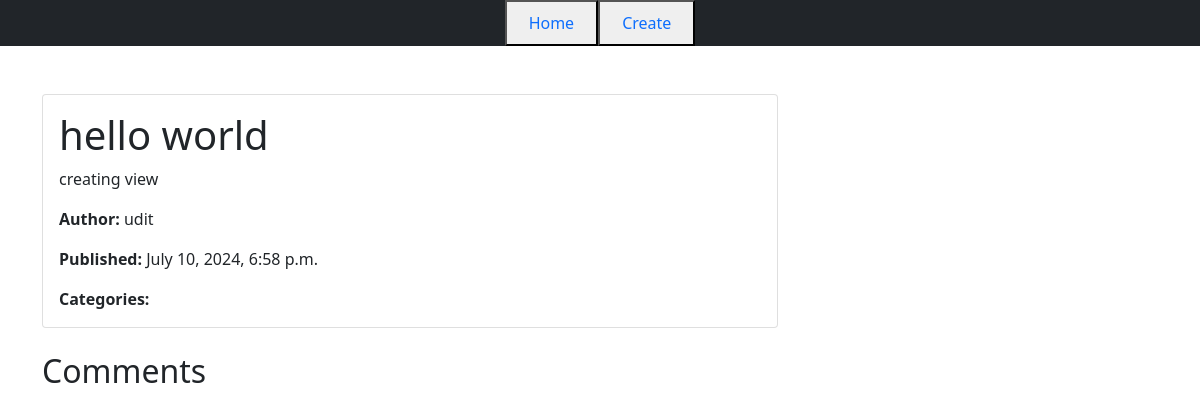
Page /post/7/ (signed in) on the committed database.
### blog_app/models.py (models this page shows, shortened)
class Post(models.Model):
    title = models.CharField(max_length=200)
    content = models.TextField(max_length=1000)
    author = models.ForeignKey(User, on_delete=models.CASCADE)
    categories = models.ManyToManyField(Category, related_name='posts')
    created_at = models.DateTimeField(auto_now_add=True)
    updated_at = models.DateTimeField(auto_now=True)
    image = models.ImageField(upload_to='post_images/', null=True, blank=True)

### blog_app/views.py (the view)
# urls.py: path('post/<int:pk>/', Post_DetailView.as_view(), name='post_detail'),
class Post_DetailView(LoginRequiredMixin, DetailView):
    model = Post
    template_name = "blog_app/detailview.html"

### blog_app/templates/blog_app/detailview.html (shortened to what this page needs)
{% extends 'base.html' %}
{% block content %}
<div class="container mt-5">
    <div class="row">
        <div class="col-md-8">
            <div class="card">
                <div class="card-body">
                    <h1 class="card-title">{{ post.title }}</h1>
                    <p class="card-text">{{ post.content }}</p>
                    <p class="card-text"><strong>Author:</strong> {{ post.author.username }}</p>
                    <p class="card-text"><strong>Published:</strong> {{ post.created_at }}</p>
                    <p class="card-text"><strong>Categories:</strong> {% for category in post.categories.all %}{{ category.name }} {% endfor %}</p>
                </div>
            </div>
            <div class="mt-4">
                <h2>Comments</h2>
            </div>
        </div>
    </div>
</div>
{% endblock content %}

### rows in the picture
Post: title "hello world", content "creating view", author.username "udit", created_at "July 10, 2024, 6:58 p.m."
